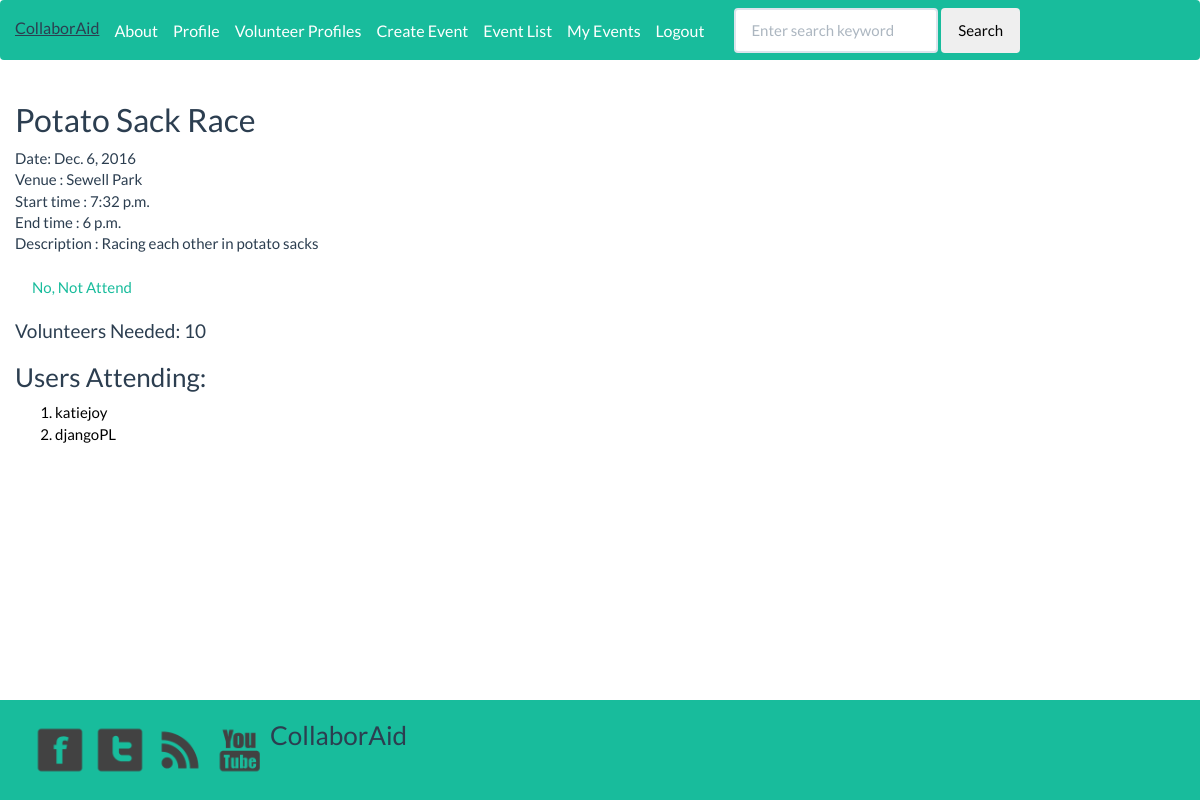
The page /website/events/4/ (signed in) on the database its author committed.
### website/models.py (models this page shows, shortened)
class AnEvent(models.Model):
    event_name = models.CharField(max_length=50)
    picture = models.ImageField(upload_to='event_images', blank=True)
    description = models.TextField(max_length=400)
    volunteer_num = models.IntegerField(default=0)
    venue = models.CharField(max_length=128, blank=True)
    address = models.CharField(max_length=100)
    city = models.CharField(max_length=60)
    state = models.CharField(max_length=30)
    volunteer = models.ManyToManyField(User, blank=True)
    date = models.DateField(default=date.today)
    start_time = models.TimeField(help_text='ex: 10:30 for 10:30 AM', default=datetime.time(00, 00))
    end_time = models.TimeField(help_text='ex: 13:30 for 1:30 PM', default=datetime.time(00, 00))

### website/views.py (the view)
# urls.py: url(r'^events/(?P<id>\d+)/$', views.detail, name='event_detail'),
@login_required
def detail(request, id):
   event = AnEvent.objects.get(id=id)
   joined = event.volunteer.filter(id=request.user.id)
   return render(request, 'website/event_details.html', {'event': event, 'joined': joined})

### templates/website/event_details.html (shortened to what this page needs)
{% extends 'website/base_bootstrap.html' %}
{% load staticfiles %}
{% block body_block %}
<div class ="body-block">
			<h2>{{event.event_name}}</h2>
			Date: {{event.date}}<br />
        	Venue : {{event.venue}}<br />
            Start time : {{event.start_time}}<br />
            End time : {{event.end_time}}<br />
            Description : {{event.description}}<br />
            {% if not joined %}
                <a href="{% url 'event_join' event.id %}" class="btn join">Yes, Attend</a>
            {% else %}
                <a href="{% url 'event_cancel' event.id %}" class="btn join">No, Not Attend</a>
            {% endif %}
            <div class="user">
                <h4>Volunteers Needed: {{event.volunteer_num}}</h4>
                <h3>Users Attending:</h3>
                <ol>
                    {% for volunteer in event.volunteer.all %}
                        <li> {{ volunteer.username }} </li>
                    {% endfor %}
                </ol>
            </div>
		</div>
</div>
{% endblock %}

### rows shown on the page
AnEvent: event_name "Potato Sack Race", date "Dec. 6, 2016", venue "Sewell Park", start_time "7:32 p.m.", end_time "6 p.m.", description "Racing each other in potato sacks", volunteer_num "10"

### other values the page prints
{{ volunteer.username }} "katiejoy"
{{ volunteer.username }} "djangoPL"
